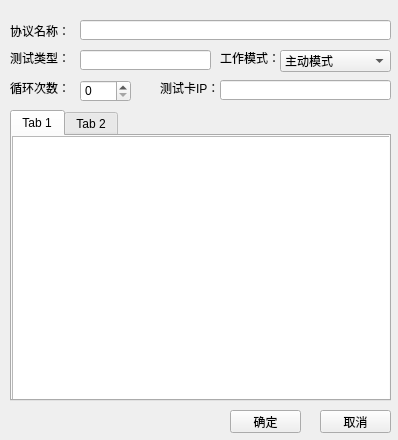
<?xml version="1.0" encoding="UTF-8"?>
<ui version="4.0">
 <class>paramter</class>
 <widget class="QWidget" name="paramter">
  <property name="geometry">
   <rect>
    <x>0</x>
    <y>0</y>
    <width>398</width>
    <height>440</height>
   </rect>
  </property>
  <property name="windowTitle">
   <string>Form</string>
  </property>
  <widget class="QLabel" name="label">
   <property name="geometry">
    <rect>
     <x>10</x>
     <y>20</y>
     <width>61</width>
     <height>21</height>
    </rect>
   </property>
   <property name="text">
    <string>协议名称：</string>
   </property>
  </widget>
  <widget class="QLabel" name="label_2">
   <property name="geometry">
    <rect>
     <x>10</x>
     <y>50</y>
     <width>61</width>
     <height>16</height>
    </rect>
   </property>
   <property name="text">
    <string>测试类型：</string>
   </property>
  </widget>
  <widget class="QLabel" name="label_3">
   <property name="geometry">
    <rect>
     <x>220</x>
     <y>50</y>
     <width>61</width>
     <height>16</height>
    </rect>
   </property>
   <property name="text">
    <string>工作模式：</string>
   </property>
  </widget>
  <widget class="QLabel" name="label_4">
   <property name="geometry">
    <rect>
     <x>10</x>
     <y>80</y>
     <width>61</width>
     <height>16</height>
    </rect>
   </property>
   <property name="text">
    <string>循环次数：</string>
   </property>
  </widget>
  <widget class="QLineEdit" name="lineEdit">
   <property name="geometry">
    <rect>
     <x>80</x>
     <y>20</y>
     <width>311</width>
     <height>20</height>
    </rect>
   </property>
   <property name="readOnly">
    <bool>true</bool>
   </property>
  </widget>
  <widget class="QLineEdit" name="lineEdit_2">
   <property name="geometry">
    <rect>
     <x>80</x>
     <y>50</y>
     <width>131</width>
     <height>20</height>
    </rect>
   </property>
   <property name="readOnly">
    <bool>true</bool>
   </property>
  </widget>
  <widget class="QSpinBox" name="spinBox">
   <property name="geometry">
    <rect>
     <x>80</x>
     <y>80</y>
     <width>51</width>
     <height>22</height>
    </rect>
   </property>
  </widget>
  <widget class="QComboBox" name="comboBox">
   <property name="geometry">
    <rect>
     <x>280</x>
     <y>50</y>
     <width>111</width>
     <height>22</height>
    </rect>
   </property>
   <item>
    <property name="text">
     <string>主动模式</string>
    </property>
   </item>
   <item>
    <property name="text">
     <string>被动模式</string>
    </property>
   </item>
  </widget>
  <widget class="QTabWidget" name="tabWidget">
   <property name="geometry">
    <rect>
     <x>10</x>
     <y>110</y>
     <width>381</width>
     <height>291</height>
    </rect>
   </property>
   <property name="currentIndex">
    <number>0</number>
   </property>
   <widget class="QWidget" name="tab">
    <attribute name="title">
     <string>Tab 1</string>
    </attribute>
    <widget class="QTableView" name="tableView">
     <property name="geometry">
      <rect>
       <x>0</x>
       <y>0</y>
       <width>381</width>
       <height>271</height>
      </rect>
     </property>
    </widget>
   </widget>
   <widget class="QWidget" name="tab_2">
    <attribute name="title">
     <string>Tab 2</string>
    </attribute>
   </widget>
  </widget>
  <widget class="QPushButton" name="pushButton">
   <property name="geometry">
    <rect>
     <x>320</x>
     <y>410</y>
     <width>71</width>
     <height>23</height>
    </rect>
   </property>
   <property name="text">
    <string>取消</string>
   </property>
  </widget>
  <widget class="QPushButton" name="pushButton_2">
   <property name="geometry">
    <rect>
     <x>230</x>
     <y>410</y>
     <width>71</width>
     <height>23</height>
    </rect>
   </property>
   <property name="text">
    <string>确定</string>
   </property>
  </widget>
  <widget class="QLabel" name="label_5">
   <property name="geometry">
    <rect>
     <x>160</x>
     <y>80</y>
     <width>61</width>
     <height>16</height>
    </rect>
   </property>
   <property name="text">
    <string>测试卡IP：</string>
   </property>
  </widget>
  <widget class="QLineEdit" name="lineEdit_ip">
   <property name="geometry">
    <rect>
     <x>220</x>
     <y>80</y>
     <width>171</width>
     <height>20</height>
    </rect>
   </property>
  </widget>
 </widget>
 <resources/>
 <connections/>
</ui>
